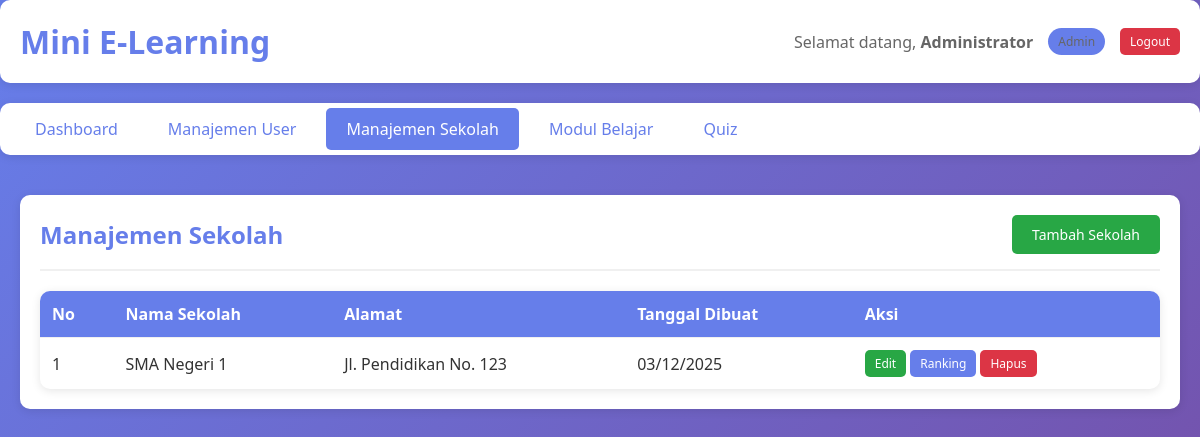
Page /public/?page=sekolah&action=list (signed in) on the committed database.
### tables this page shows
CREATE TABLE IF NOT EXISTS sekolah (
    id INT AUTO_INCREMENT PRIMARY KEY,
    nama_sekolah VARCHAR(255) NOT NULL,
    alamat TEXT,
    created_at TIMESTAMP DEFAULT CURRENT_TIMESTAMP
);

### app/controllers/sekolah_controller.php (called while the page is built, shortened)
<?php
require_once __DIR__ . '/../models/sekolah_model.php';
function sekolah_list() {
    $sekolah_list = get_all_sekolah();
    include __DIR__ . '/../views/sekolah/list.php';
}
?>

### app/models/sekolah_model.php (called while the page is built, shortened)
<?php
require_once __DIR__ . '/db_functions.php';
function get_all_sekolah() {
    $sql = "SELECT * FROM sekolah ORDER BY nama_sekolah";
    return db_fetch_all($sql);
}
?>

### app/models/db_functions.php (called while the page is built, shortened)
<?php
function db_query($sql, $params = []) {
    $conn = get_db_connection();
    try {
        $stmt = $conn->prepare($sql);
        $stmt->execute($params);
        return $stmt;
    } catch (PDOException $e) {
        error_log("Database error: " . $e->getMessage());
        return false;
    }
}
function db_fetch_all($sql, $params = []) {
    $stmt = db_query($sql, $params);
    if ($stmt) {
        return $stmt->fetchAll();
    }
    return [];
}
?>

### app/views/sekolah/list.php (the view, shortened to what this page needs)
<?php
require_once __DIR__ . '/../layouts/header.php';
?>
<div class="container">
    <div class="card">
        <div class="card-header">
            <h2>Manajemen Sekolah</h2>
            <a href="<?php echo APP_URL; ?>?page=sekolah&action=create" class="btn btn-success">Tambah Sekolah</a>
        </div>
        <table class="table">
            <thead>
                <tr>
                    <th>No</th>
                    <th>Nama Sekolah</th>
                    <th>Alamat</th>
                    <th>Tanggal Dibuat</th>
                    <th>Aksi</th>
                </tr>
            </thead>
            <tbody>
                <?php if (empty($sekolah_list)): ?>
                    <tr>
                        <td colspan="5" style="text-align: center;">Tidak ada data</td>
                    </tr>
                <?php else: ?>
                    <?php $no = 1; foreach ($sekolah_list as $sekolah): ?>
                        <tr>
                            <td><?php echo $no++; ?></td>
                            <td><?php echo htmlspecialchars($sekolah['nama_sekolah']); ?></td>
                            <td><?php echo htmlspecialchars($sekolah['alamat'] ?? '-'); ?></td>
                            <td><?php echo date('d/m/Y', strtotime($sekolah['created_at'])); ?></td>
                            <td>
                            <div class="action-buttons">
                                <a href="<?php echo APP_URL; ?>?page=sekolah&action=edit&id=<?php echo $sekolah['id']; ?>" class="btn btn-sm btn-success">Edit</a>
                                <a href="<?php echo APP_URL; ?>?page=sekolah&action=ranking&sekolah_id=<?php echo $sekolah['id']; ?>" class="btn btn-sm btn-primary2">Ranking</a>
                                <a href="<?php echo APP_URL; ?>?page=sekolah&action=delete&id=<?php echo $sekolah['id']; ?>"
                                   class="btn btn-sm btn-danger"
                                   onclick="return confirm('Yakin ingin menghapus sekolah ini?');">Hapus</a>
                            </div>
                            </td>
                        </tr>
                    <?php endforeach; ?>
                <?php endif; ?>
            </tbody>
        </table>
    </div>
</div>
<?php require_once __DIR__ . '/../layouts/footer.php'; ?>

### app/assets/css/style.css (style rules this page uses)
* { margin: 0; padding: 0; box-sizing: border-box; }
body { font-family: 'Segoe UI', Tahoma, Geneva, Verdana, sans-serif; background: linear-gradient(135deg, #667eea 0%, #764ba2 100%); min-height: 100vh; color: #333; }
.container { max-width: 1200px; margin: 0 auto; padding: 20px; }
.card { background: white; padding: 20px; border-radius: 10px; margin-bottom: 20px; box-shadow: 0 2px 10px rgba(0, 0, 0, 0.1); }
.card-header { display: flex; justify-content: space-between; align-items: center; margin-bottom: 20px; padding-bottom: 15px; border-bottom: 2px solid #f0f0f0; }
.card-header h2 { color: #667eea; }
.btn { padding: 10px 20px; border: none; border-radius: 5px; cursor: pointer; font-size: 14px; text-decoration: none; display: inline-block; transition: all 0.3s; }
.btn-primary2 { background: #667eea; color: white; }
.btn-success { background: #28a745; color: white; }
.btn-danger { background: #dc3545; color: white; }
.btn-sm { padding: 5px 10px; font-size: 12px; }
.table { width: 100%; border-collapse: collapse; background: white; border-radius: 10px; overflow: hidden; box-shadow: 0 2px 10px rgba(0, 0, 0, 0.1); }
.table thead { background: #667eea; color: white; }
.table th, .table td { padding: 12px; text-align: left; border-bottom: 1px solid #f0f0f0; }
.table tbody tr:last-child td { border-bottom: none; }

### rows in the picture
sekolah: nama_sekolah "SMA Negeri 1", alamat "Jl. Pendidikan No. 123", created_at "03/12/2025"

### other values in the picture
APP_NAME "Mini E-Learning"
$_SESSION['nama'] "Administrator"
$_SESSION['role'] "Admin"
